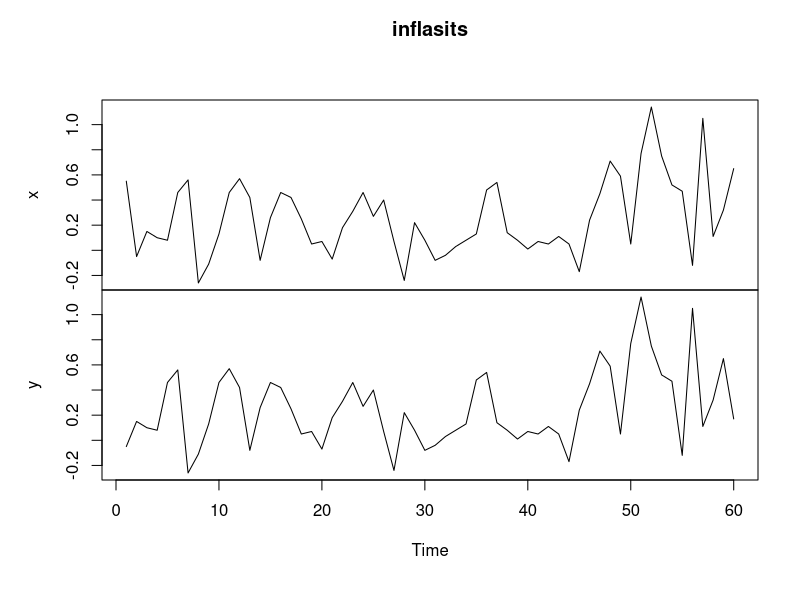
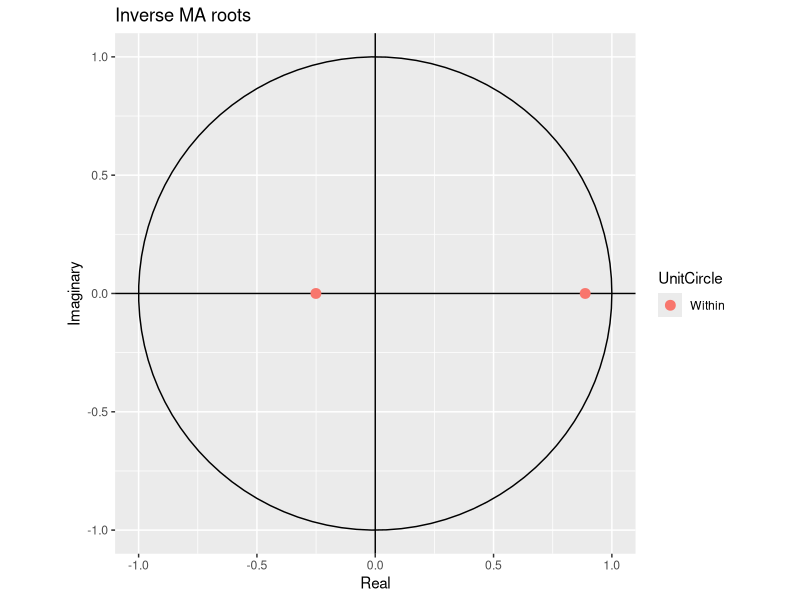
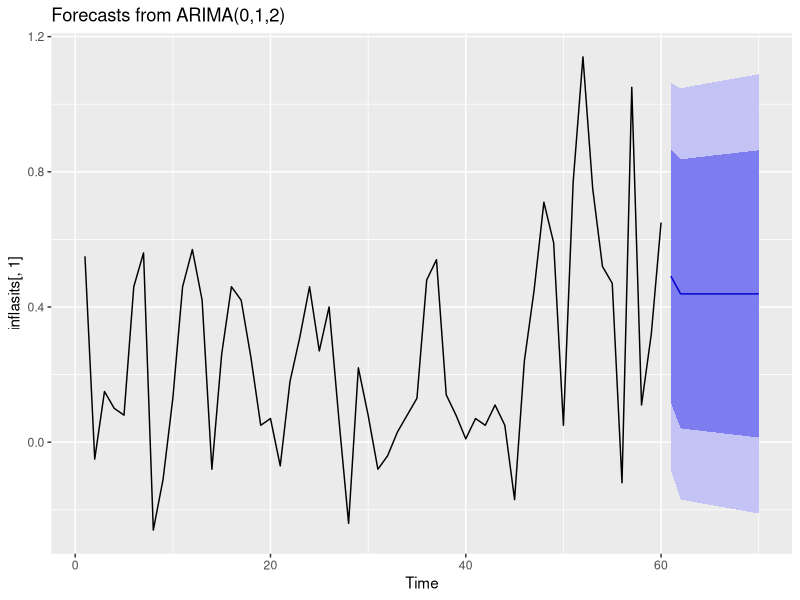

Here is the R script that generated these plots, in order: (Note: this script raises an error after producing the figures.)
library(forecast)
library(tseries)

x<-c(0.55,-0.05,0.15,0.10,0.08,0.46,0.56,-0.26,-0.11,0.13,0.46,0.57,0.42,-0.08,0.26,0.46,0.42,0.25,0.05,0.07,-0.07,0.18,0.31,0.46,0.27,0.40,0.07,-0.24,0.22,0.08,-0.08,-0.04,0.03,0.08,0.13,0.48,0.54,0.14,0.08,0.01,0.07,0.05,0.11,0.05,-0.17,0.24,0.45,0.71,0.59,0.05,0.77,1.14,0.75,0.52,0.47,-0.12,1.05,0.11,0.32,0.65)
y<-c(-0.05,0.15,0.10,0.08,0.46,0.56,-0.26,-0.11,0.13,0.46,0.57,0.42,-0.08,0.26,0.46,0.42,0.25,0.05,0.07,-0.07,0.18,0.31,0.46,0.27,0.40,0.07,-0.24,0.22,0.08,-0.08,-0.04,0.03,0.08,0.13,0.48,0.54,0.14,0.08,0.01,0.07,0.05,0.11,0.05,-0.17,0.24,0.45,0.71,0.59,0.05,0.77,1.14,0.75,0.52,0.47,-0.12,1.05,0.11,0.32,0.65,0.17)

inflasi = cbind(x,y)
inflasits = ts(inflasi)
adf.test(x)
plot(inflasits)

Arima1 = auto.arima(inflasits[,1])
Arima1
autoplot(Arima1)
autoplot(forecast(Arima1))

autoplot(fArima1)
a=forecast(Arima1)
plot(x,type = "o", col = "#1ECBE1")
lines(a)



acf(x)
pacf(x)
r<-diff(y)
summary(r.arma <- arma(r, order =c(0,2)))
r<-diff(x)
summary(r.arma <- arma(r, order =c(0,2)))
fit1=Arima(inflasi[1], order=c(0,1,2))
Arima2 = auto.arima(inflasi[,2])
Arima2

arima.predict(inflasi[1])
arima.forecase(inflasi[1])
autoplot(forecast(arimamodel1))
checkresiduals(arimamodel1)
autoplot(forecast(arimamodel1))
lines(arimamodel1, type = "l" ,col = "green")
accuracy(Arima1)
accuracy(Arima2)
a=forecast(arimamodel1)
autoplot(a[1])
arimamodel1=Arima(inflasi[,1], order=c(0,1,2))
arimamodel2=arima(inflasi[,2], order=c(0,1,2))
accuracy(arimamodel1)
accuracy(arimamodel2)
plot(arimamodel1)

#uji terakhir
predic <- function(x,y,m,k)
{
  knot<-c(k)
  knot<-as.matrix(knot)
  k<-length(knot)
  n<-length(x)
  bs1=bs(x,df=NULL, knots=k, degree=m-1, intercept=TRUE, Boundary.knots=range(x))
  bs1n = bs1[,2:2]
  wn = cbind(bs1n)
  wn = as.matrix(wn)
  
  N <- matrix(0, ncol = n, nrow = n)
  diag(N) = (1/x)
  
  A <- t(wn) %*% N %*% wn
  A = as.matrix(A)
  B <- t(wn) %*% N %*% y
  Beta <- A %*% B
  Beta_w <- as.matrix(Beta)
  yhat_w <- wn %*% Beta_w
  
  pred = cbind(y,yhat_w)
  pred = as.matrix(pred)
  cat("Nilai prediksi adalah \n" )
  print(pred)
}

predic(x,y,4, k=c(-0.07616162,0.5319192,0.5460606,0.560202))
